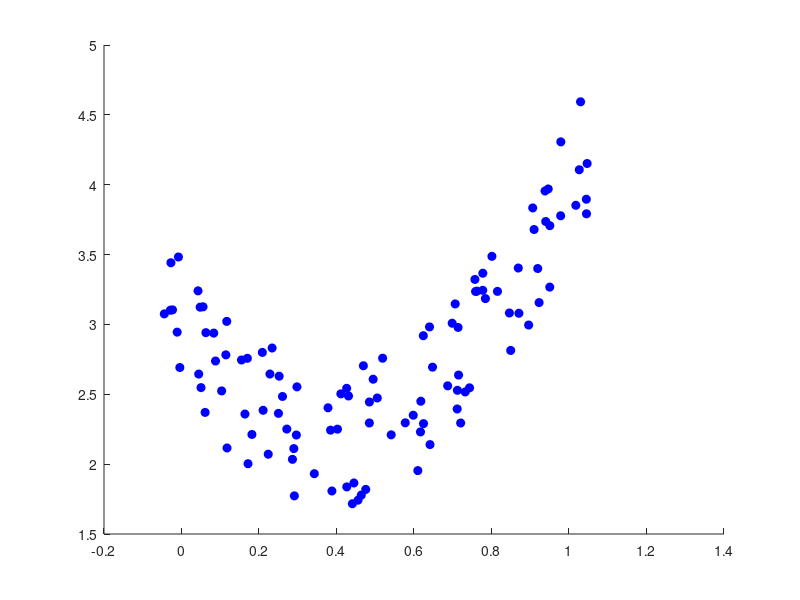
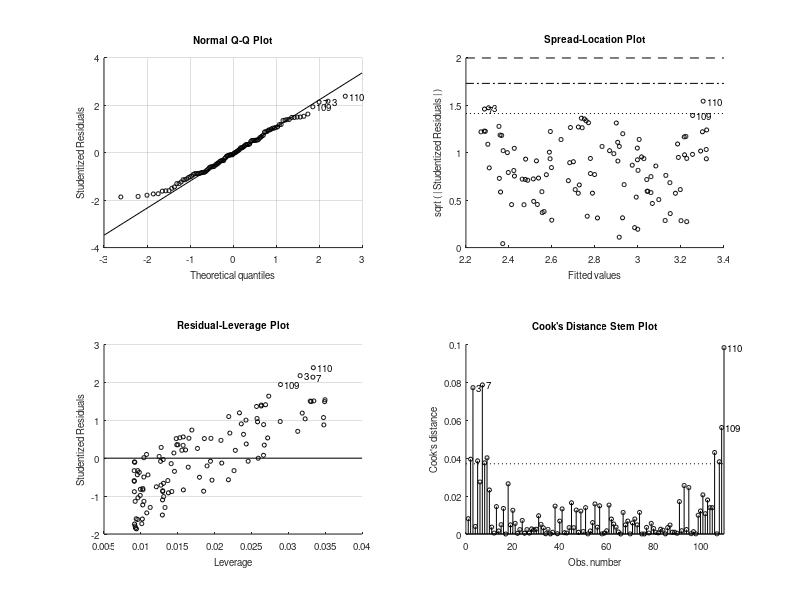

MATLAB code for these plots, in order: (Note: this script raises an error after producing the figures.)
function fitting_example
%FITTING_EXAMPLE show fminsearch in fitting a model 
%
% 2017-2020, Alexander Heimel

%% measure data
clear all
nature_params = [5 -4 3];
disp(['Nature: ' mat2str(nature_params)]);

n_trials = 10;
data.x = repmat(0:0.1:1,n_trials,1) + 0.1*(rand(n_trials,11)-0.5);
data.y = polyval(nature_params,data.x) + (rand(size(data.x))-0.5);

% plot data
figure;
plot(data.x(:),data.y(:),'ob','MarkerFace',[0 0 1])
box off

%% fit linear model
lm = fitlm(data.x(:),data.y(:))
co = lm.Coefficients.Estimate;
x = linspace(min(data.x(:)),max(data.x(:)),100);
hold on
h.lm = plot(x,co(1) + co(2)*x,'-','linewidth',2);

disp('See also fitlme and glmfit for mixed effect model and generalized linear model');


%% fit model using polyfit
polyfit_params = polyfit(data.x(:),data.y(:),2);
disp(['Polyfit: ' mat2str(polyfit_params,3)]);
hold on
%x = unique(data.x);
h.poly = plot(x,polyval(polyfit_params,x),'-k','linewidth',2);

%% fit model using fminsearch
fmin_params = fminsearch( @(p) poly_cost(p,data),[1 1 1]);
disp(['Fminsearch: ' mat2str(fmin_params,3)]);
hold on
h.fmin = plot(x,polyval(fmin_params,x),'-','linewidth',2);

function cost = poly_cost(params,data)
cost = sum((polyval(params,data.x(:)) - data.y(:) ).^2 ) ;

